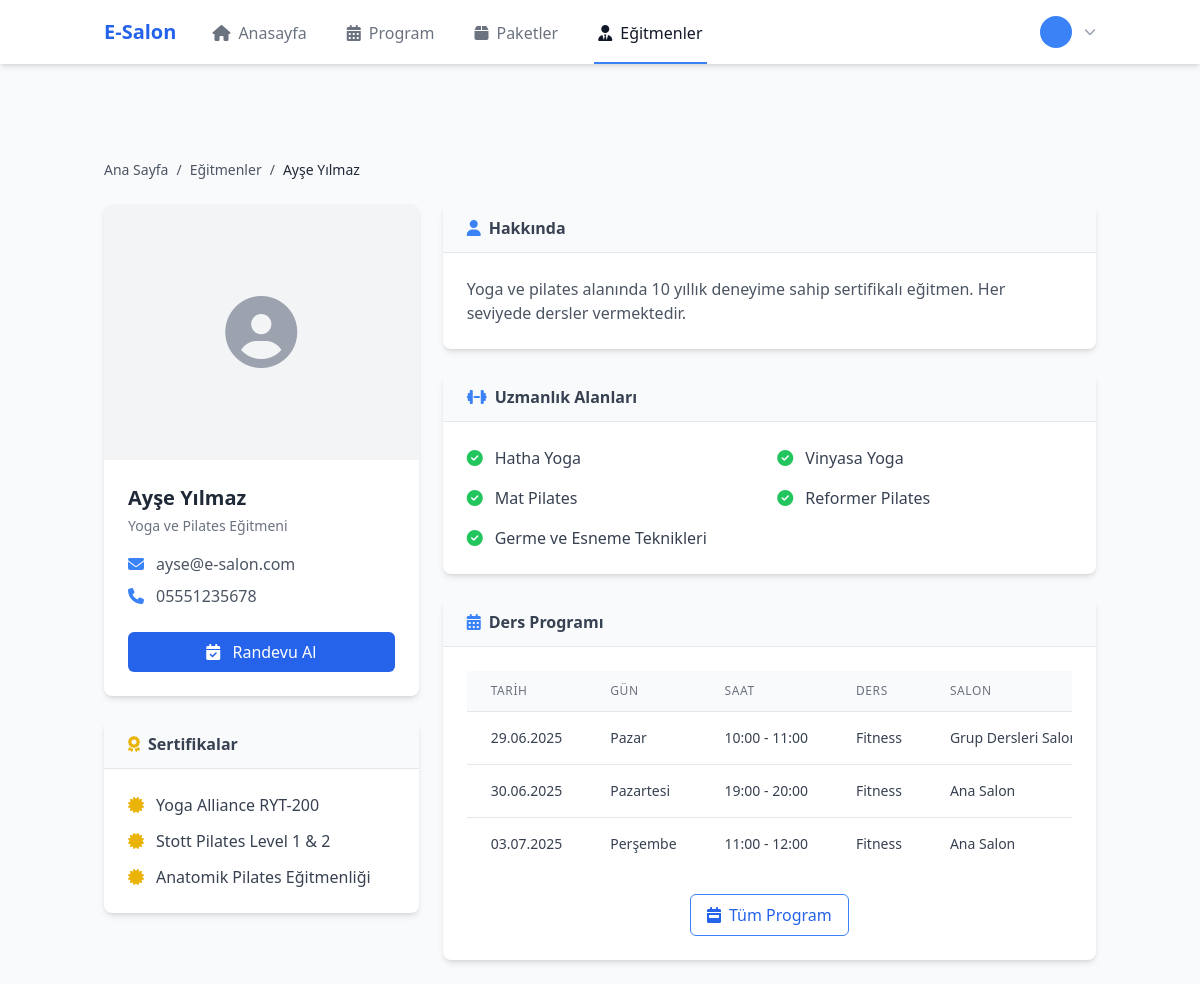
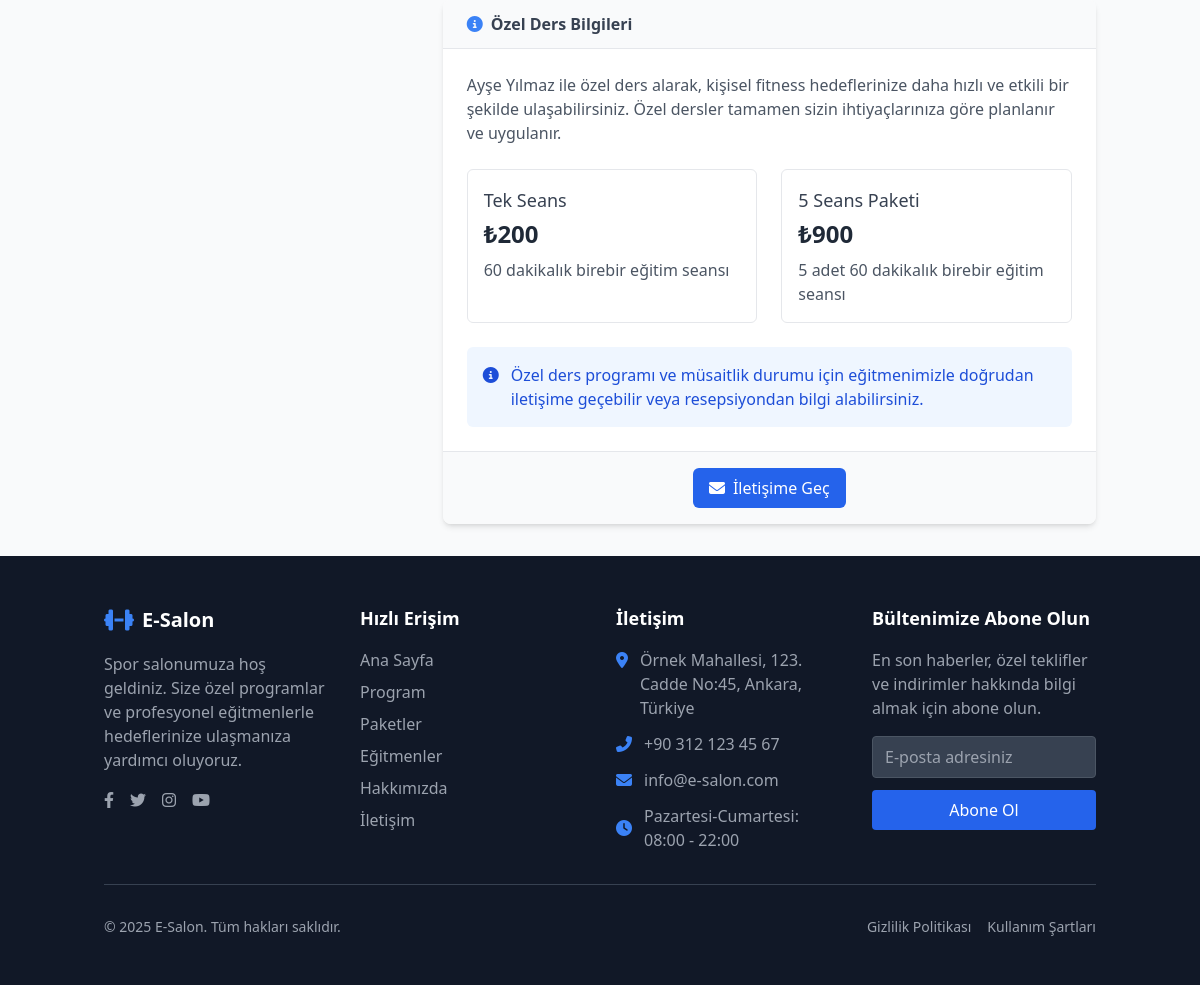
The page /trainers.php?action=show&id=2 on the database its author committed (2 pictures, top to bottom).
### tables this page shows
CREATE TABLE IF NOT EXISTS users (
    id INT AUTO_INCREMENT PRIMARY KEY,
    first_name VARCHAR(50) NOT NULL,
    last_name VARCHAR(50) NOT NULL,
    name VARCHAR(100) GENERATED ALWAYS AS (CONCAT(first_name, ' ', last_name)) STORED,
    email VARCHAR(100) NOT NULL UNIQUE,
    phone VARCHAR(20),
    password VARCHAR(255) NOT NULL,
    role ENUM('admin', 'staff', 'member', 'trainer') NOT NULL DEFAULT 'member',
    is_active TINYINT(1) NOT NULL DEFAULT 1,
    profile_image VARCHAR(255),
    specialization VARCHAR(100),
    bio TEXT,
    certifications TEXT,
    expertise TEXT,
    created_at DATETIME NOT NULL,
    updated_at DATETIME
);

CREATE TABLE IF NOT EXISTS classes (
    id INT AUTO_INCREMENT PRIMARY KEY,
    class_name VARCHAR(100) NOT NULL,
    class_type ENUM('yoga', 'pilates', 'fitness', 'zumba', 'other') NOT NULL,
    trainer_id INT,
    room_id INT NOT NULL,
    capacity INT NOT NULL,
    description TEXT,
    class_date DATE NOT NULL,
    start_time TIME NOT NULL,
    end_time TIME NOT NULL,
    is_active TINYINT(1) NOT NULL DEFAULT 1,
    created_at DATETIME NOT NULL,
    updated_at DATETIME,
    FOREIGN KEY (trainer_id) REFERENCES users(id) ON DELETE SET NULL,
    FOREIGN KEY (room_id) REFERENCES rooms(id)
);

CREATE TABLE IF NOT EXISTS rooms (
    id INT AUTO_INCREMENT PRIMARY KEY,
    name VARCHAR(100) NOT NULL,
    capacity INT NOT NULL,
    description TEXT,
    is_active TINYINT(1) NOT NULL DEFAULT 1,
    created_at DATETIME NOT NULL,
    updated_at DATETIME
);

### controllers/MenuController.php (called while the page is built, shortened)
<?php
class MenuController {
    private $db;
    public function __construct() {
        $this->db = connectDB();
    }
    public function showTrainerDetails($id) {
        $stmt = $this->db->prepare("SELECT * FROM users WHERE id = :id AND role = 'trainer'");
        $stmt->bindParam(':id', $id);
        $stmt->execute();
        $trainer = $stmt->fetch();
        $stmt = $this->db->prepare("SELECT c.*, r.name as room_name
                                 FROM classes c
                                 JOIN rooms r ON c.room_id = r.id
                                 WHERE c.trainer_id = :trainer_id
                                 AND c.class_date >= CURDATE()
                                 ORDER BY c.class_date, c.start_time
                                 LIMIT 10");
        $stmt->bindParam(':trainer_id', $id);
        $stmt->execute();
        $classes = $stmt->fetchAll();
        include_once 'views/trainers/details.php';
    }
}
?>

### config/config.php (called while the page is built, shortened)
<?php
function connectDB() {
    try {
        $dsn = "mysql:host=" . DB_HOST . ";dbname=" . DB_NAME . ";charset=utf8mb4";
        $options = [
            PDO::ATTR_ERRMODE => PDO::ERRMODE_EXCEPTION,
            PDO::ATTR_DEFAULT_FETCH_MODE => PDO::FETCH_ASSOC,
            PDO::ATTR_EMULATE_PREPARES => false,
        ];
        return new PDO($dsn, DB_USER, DB_PASS, $options);
    } catch (PDOException $e) {
        if (DEBUG) {
            die("Veritabanı bağlantı hatası: " . $e->getMessage());
        } else {
            die("Veritabanı bağlantısı sağlanamadı.");
        }
    }
}
?>

### views/trainers/details.php (the view)
<?php include_once 'views/partials/header.php'; ?>
<div class="container mx-auto px-4 py-8">
    <nav class="flex mb-6" aria-label="breadcrumb">
        <ol class="flex text-gray-600 text-sm">
            <li class="hover:text-blue-600"><a href="index.php">Ana Sayfa</a></li>
            <li class="mx-2">/</li>
            <li class="hover:text-blue-600"><a href="trainers.php">Eğitmenler</a></li>
            <li class="mx-2">/</li>
            <li class="text-gray-800" aria-current="page"><?php echo $trainer['name']; ?></li>
        </ol>
    </nav>
    <div class="grid grid-cols-1 md:grid-cols-3 gap-6">
        <div class="md:col-span-1">
            <div class="bg-white rounded-lg shadow-md overflow-hidden mb-6">
                <?php if (!empty($trainer['profile_image'])): ?>
                <div class="h-64 overflow-hidden">
                    <img src="uploads/trainers/<?php echo $trainer['profile_image']; ?>" class="w-full h-full object-cover" alt="<?php echo $trainer['name']; ?>">
                </div>
                <?php else: ?>
                <div class="h-64 flex items-center justify-center bg-gray-100">
                    <i class="fas fa-user-circle text-7xl text-gray-400"></i>
                </div>
                <?php endif; ?>
                <div class="p-6">
                    <h4 class="text-xl font-semibold text-gray-800"><?php echo $trainer['name']; ?></h4>
                    <h6 class="text-sm text-gray-500 mt-1 mb-4"><?php echo $trainer['specialization']; ?></h6>
                    <?php if (!empty($trainer['email'])): ?>
                    <p class="flex items-center mb-2 text-gray-600">
                        <i class="fas fa-envelope mr-3 text-blue-500"></i>
                        <a href="mailto:<?php echo $trainer['email']; ?>" class="hover:text-blue-600"><?php echo $trainer['email']; ?></a>
                    </p>
                    <?php endif; ?>
                    <?php if (!empty($trainer['phone'])): ?>
                    <p class="flex items-center mb-2 text-gray-600">
                        <i class="fas fa-phone mr-3 text-blue-500"></i>
                        <?php echo $trainer['phone']; ?>
                    </p>
                    <?php endif; ?>
                    <div class="mt-6">
                        <a href="contact.php?trainer_id=<?php echo $trainer['id']; ?>" class="w-full block text-center py-2 px-4 bg-blue-600 text-white rounded-md hover:bg-blue-700 transition duration-300">
                            <i class="fas fa-calendar-check mr-2"></i> Randevu Al
                        </a>
                    </div>
                </div>
            </div>
            <?php if (!empty($trainer['certifications'])): ?>
            <div class="bg-white rounded-lg shadow-md overflow-hidden mb-6">
                <div class="bg-gray-50 px-6 py-3 border-b border-gray-200">
                    <h5 class="font-semibold text-gray-700 flex items-center">
                        <i class="fas fa-award text-yellow-500 mr-2"></i> Sertifikalar
                    </h5>
                </div>
                <div class="p-6">
                    <ul class="space-y-3">
                        <?php
                        $certifications = explode("\n", $trainer['certifications']);
                        foreach ($certifications as $cert):
                            if (trim($cert)):
                        ?>
                        <li class="flex items-start">
                            <i class="fas fa-certificate text-yellow-500 mt-1 mr-3"></i>
                            <span class="text-gray-700"><?php echo trim($cert); ?></span>
                        </li>
                        <?php
                            endif;
                        endforeach;
                        ?>
                    </ul>
                </div>
            </div>
            <?php endif; ?>
        </div>
        <div class="md:col-span-2">
            <div class="bg-white rounded-lg shadow-md overflow-hidden mb-6">
                <div class="bg-gray-50 px-6 py-3 border-b border-gray-200">
                    <h5 class="font-semibold text-gray-700 flex items-center">
                        <i class="fas fa-user text-blue-500 mr-2"></i> Hakkında
                    </h5>
                </div>
                <div class="p-6">
                    <?php if (!empty($trainer['bio'])): ?>
                    <p class="text-gray-600"><?php echo nl2br($trainer['bio']); ?></p>
                    <?php else: ?>
                    <p class="text-gray-500 italic">Henüz biyografi bilgisi eklenmemiş.</p>
                    <?php endif; ?>
                </div>
            </div>
            <div class="bg-white rounded-lg shadow-md overflow-hidden mb-6">
                <div class="bg-gray-50 px-6 py-3 border-b border-gray-200">
                    <h5 class="font-semibold text-gray-700 flex items-center">
                        <i class="fas fa-dumbbell text-blue-500 mr-2"></i> Uzmanlık Alanları
                    </h5>
                </div>
                <div class="p-6">
                    <?php if (!empty($trainer['expertise'])): ?>
                    <div class="grid grid-cols-1 md:grid-cols-2 gap-4">
                        <?php
                        $expertise = explode("\n", $trainer['expertise']);
                        foreach ($expertise as $area):
                            if (trim($area)):
                        ?>
                        <div class="flex items-center">
                            <i class="fas fa-check-circle text-green-500 mr-3"></i>
                            <span class="text-gray-700"><?php echo trim($area); ?></span>
                        </div>
                        <?php
                            endif;
                        endforeach;
                        ?>
                    </div>
                    <?php else: ?>
                    <p class="text-gray-500 italic">Henüz uzmanlık alanları eklenmemiş.</p>
                    <?php endif; ?>
                </div>
            </div>
            <?php if (!empty($classes)): ?>
            <div class="bg-white rounded-lg shadow-md overflow-hidden mb-6">
                <div class="bg-gray-50 px-6 py-3 border-b border-gray-200">
                    <h5 class="font-semibold text-gray-700 flex items-center">
                        <i class="fas fa-calendar-alt text-blue-500 mr-2"></i> Ders Programı
                    </h5>
                </div>
                <div class="p-6">
                    <div class="overflow-x-auto">
                        <table class="min-w-full divide-y divide-gray-200">
                            <thead class="bg-gray-50">
                                <tr>
                                    <th scope="col" class="px-6 py-3 text-left text-xs font-medium text-gray-500 uppercase tracking-wider">Tarih</th>
                                    <th scope="col" class="px-6 py-3 text-left text-xs font-medium text-gray-500 uppercase tracking-wider">Gün</th>
                                    <th scope="col" class="px-6 py-3 text-left text-xs font-medium text-gray-500 uppercase tracking-wider">Saat</th>
                                    <th scope="col" class="px-6 py-3 text-left text-xs font-medium text-gray-500 uppercase tracking-wider">Ders</th>
                                    <th scope="col" class="px-6 py-3 text-left text-xs font-medium text-gray-500 uppercase tracking-wider">Salon</th>
                                </tr>
                            </thead>
                            <tbody class="bg-white divide-y divide-gray-200">
                                <?php foreach ($classes as $class): ?>
                                <tr class="hover:bg-gray-50">
                                    <td class="px-6 py-4 whitespace-nowrap text-sm text-gray-700"><?php echo date('d.m.Y', strtotime($class['class_date'])); ?></td>
                                    <td class="px-6 py-4 whitespace-nowrap text-sm text-gray-700">
                                        <?php
                                        $days = ['Pazartesi', 'Salı', 'Çarşamba', 'Perşembe', 'Cuma', 'Cumartesi', 'Pazar'];
                                        $dayIndex = date('N', strtotime($class['class_date'])) - 1;
                                        echo $days[$dayIndex];
                                        ?>
                                    </td>
                                    <td class="px-6 py-4 whitespace-nowrap text-sm text-gray-700"><?php echo substr($class['start_time'], 0, 5); ?> - <?php echo substr($class['end_time'], 0, 5); ?></td>
                                    <td class="px-6 py-4 whitespace-nowrap text-sm text-gray-700"><?php echo ucfirst($class['class_type']); ?></td>
                                    <td class="px-6 py-4 whitespace-nowrap text-sm text-gray-700"><?php echo $class['room_name']; ?></td>
                                </tr>
                                <?php endforeach; ?>
                            </tbody>
                        </table>
                    </div>
                    <div class="text-center mt-6">
                        <a href="program.php" class="inline-flex items-center py-2 px-4 border border-blue-500 text-blue-600 rounded-md hover:bg-blue-50 transition duration-300">
                            <i class="fas fa-calendar-week mr-2"></i> Tüm Program
                        </a>
                    </div>
                </div>
            </div>
            <?php endif; ?>
            <div class="bg-white rounded-lg shadow-md overflow-hidden">
                <div class="bg-gray-50 px-6 py-3 border-b border-gray-200">
                    <h5 class="font-semibold text-gray-700 flex items-center">
                        <i class="fas fa-info-circle text-blue-500 mr-2"></i> Özel Ders Bilgileri
                    </h5>
                </div>
                <div class="p-6">
                    <p class="text-gray-600">
                        <?php echo $trainer['name']; ?> ile özel ders alarak, kişisel fitness hedeflerinize daha hızlı ve etkili bir şekilde ulaşabilirsiniz.
                        Özel dersler tamamen sizin ihtiyaçlarınıza göre planlanır ve uygulanır.
                    </p>
                    <div class="grid grid-cols-1 md:grid-cols-2 gap-6 mt-6">
                        <div class="border border-gray-200 rounded-md p-4 hover:shadow-md transition duration-300">
                            <div class="text-lg font-medium mb-1 text-gray-700">Tek Seans</div>
                            <div class="text-2xl font-bold text-gray-800 mb-2">₺200</div>
                            <p class="text-gray-600">60 dakikalık birebir eğitim seansı</p>
                        </div>
                        <div class="border border-gray-200 rounded-md p-4 hover:shadow-md transition duration-300">
                            <div class="text-lg font-medium mb-1 text-gray-700">5 Seans Paketi</div>
                            <div class="text-2xl font-bold text-gray-800 mb-2">₺900</div>
                            <p class="text-gray-600">5 adet 60 dakikalık birebir eğitim seansı</p>
                        </div>
                    </div>
                    <div class="bg-blue-50 text-blue-700 p-4 rounded-md mt-6">
                        <div class="flex">
                            <i class="fas fa-info-circle mt-1 mr-3"></i>
                            <div>
                                Özel ders programı ve müsaitlik durumu için eğitmenimizle doğrudan iletişime geçebilir veya resepsiyondan bilgi alabilirsiniz.
                            </div>
                        </div>
                    </div>
                </div>
                <div class="bg-gray-50 px-6 py-4 border-t border-gray-200 text-center">
                    <a href="contact.php?trainer_id=<?php echo $trainer['id']; ?>" class="inline-flex items-center py-2 px-4 bg-blue-600 text-white rounded-md hover:bg-blue-700 transition duration-300">
                        <i class="fas fa-envelope mr-2"></i> İletişime Geç
                    </a>
                </div>
            </div>
        </div>
    </div>
</div>
<?php include_once 'views/partials/footer.php'; ?>

### rows shown on the page
users: name "Ayşe Yılmaz", specialization "Yoga ve Pilates Eğitmeni", email "ayse@e-salon.com", phone "05551235678", certifications "Yoga Alliance RYT-200", certifications "Stott Pilates Level 1 & 2", certifications "Anatomik Pilates Eğitmenliği", bio "Yoga ve pilates alanında 10 yıllık deneyime sahip sertifikalı eğitmen. Her seviyede dersler vermektedir.", expertise "Hatha Yoga", expertise "Vinyasa Yoga", expertise "Mat Pilates", expertise "Reformer Pilates", expertise "Germe ve Esneme Teknikleri"
classes: class_date "29.06.2025", class_date "Pazar", start_time "10:00", end_time "11:00", class_type "Fitness", room.name "Grup Dersleri…"
classes: class_date "30.06.2025", class_date "Pazartesi", start_time "19:00", end_time "20:00", class_type "Fitness", room.name "Ana Salon"
classes: class_date "03.07.2025", class_date "Perşembe", start_time "11:00", end_time "12:00", class_type "Fitness", room.name "Ana Salon"

### other values the page prints
APP_NAME "E-Salon"
